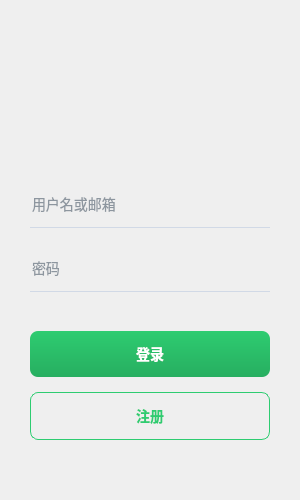
<?xml version="1.0" encoding="UTF-8"?>
<ui version="4.0">
 <class>Login</class>
 <widget class="QWidget" name="Login">
  <property name="geometry">
   <rect>
    <x>0</x>
    <y>0</y>
    <width>300</width>
    <height>500</height>
   </rect>
  </property>
  <property name="minimumSize">
   <size>
    <width>300</width>
    <height>500</height>
   </size>
  </property>
  <property name="maximumSize">
   <size>
    <width>300</width>
    <height>500</height>
   </size>
  </property>
  <property name="windowTitle">
   <string>XingChat - 登录</string>
  </property>
  <property name="styleSheet">
   <string notr="true">Login {
    background: qlineargradient(x1:0, y1:0, x2:0, y2:1, stop:0 #fafbfc, stop:1 #f1f3f6);
}
QLineEdit {
    border: none;
    border-bottom: 1px solid #d1d9e6;
    border-radius: 0px;
    padding: 15px 0px;
    background-color: transparent;
    color: #2c3e50;
    font-size: 14px;
    selection-background-color: #3498db;
}
QLineEdit:focus {
    border-bottom: 2px solid #3498db;
    background-color: transparent;
}
QLineEdit::placeholder {
    color: #95a5a6;
}
QPushButton {
    border-radius: 8px;
    padding: 12px;
    font-weight: 500;
    font-size: 14px;
    border: none;
}
QPushButton#loginButton {
    background: qlineargradient(x1:0, y1:0, x2:0, y2:1, stop:0 #2ecc71, stop:1 #27ae60);
    color: white;
}
QPushButton#loginButton:hover {
    background: qlineargradient(x1:0, y1:0, x2:0, y2:1, stop:0 #27ae60, stop:1 #229954);
}
QPushButton#loginButton:pressed {
    background: qlineargradient(x1:0, y1:0, x2:0, y2:1, stop:0 #229954, stop:1 #1e8449);
}
QPushButton#registerButton {
    background-color: transparent;
    color: #2ecc71;
    border: 1px solid #2ecc71;
}
QPushButton#registerButton:hover {
    background: qlineargradient(x1:0, y1:0, x2:0, y2:1, stop:0 #ecf9f1, stop:1 #dff2e8);
    border: 1px solid #27ae60;
    color: #27ae60;
}
QPushButton#registerButton:pressed {
    background: qlineargradient(x1:0, y1:0, x2:0, y2:1, stop:0 #d1f0db, stop:1 #b8dfc8);
    border: 1px solid #1e8449;
}
QLabel {
    color: #2c3e50;
}</string>
  </property>
  <layout class="QVBoxLayout" name="verticalLayout">
   <property name="leftMargin">
    <number>30</number>
   </property>
   <property name="topMargin">
    <number>20</number>
   </property>
   <property name="rightMargin">
    <number>30</number>
   </property>
   <property name="bottomMargin">
    <number>20</number>
   </property>
   <property name="spacing">
    <number>15</number>
   </property>
   <item alignment="Qt::AlignHCenter">
    <widget class="QLabel" name="logoLabel">
     <property name="minimumSize">
      <size>
       <width>120</width>
       <height>120</height>
      </size>
     </property>
     <property name="maximumSize">
      <size>
       <width>120</width>
       <height>120</height>
      </size>
     </property>
     <property name="pixmap">
      <pixmap>:/resources/wechat.png</pixmap>
     </property>
     <property name="scaledContents">
      <bool>true</bool>
     </property>
     <property name="alignment">
      <set>Qt::AlignCenter</set>
     </property>
    </widget>
   </item>
   <item>
    <spacer name="verticalSpacer_top">
     <property name="orientation">
      <enum>Qt::Vertical</enum>
     </property>
     <property name="sizeHint" stdset="0">
      <size>
       <width>20</width>
       <height>15</height>
      </size>
     </property>
    </spacer>
   </item>
   <item>
    <widget class="QLineEdit" name="usernameInput">
     <property name="minimumSize">
      <size>
       <width>0</width>
       <height>40</height>
      </size>
     </property>
     <property name="placeholderText">
      <string>用户名或邮箱</string>
     </property>
    </widget>
   </item>
   <item>
    <widget class="QLineEdit" name="passwordInput">
     <property name="minimumSize">
      <size>
       <width>0</width>
       <height>40</height>
      </size>
     </property>
     <property name="placeholderText">
      <string>密码</string>
     </property>
     <property name="echoMode">
      <enum>QLineEdit::Password</enum>
     </property>
    </widget>
   </item>
   <item>
    <spacer name="verticalSpacer_mid">
     <property name="orientation">
      <enum>Qt::Vertical</enum>
     </property>
     <property name="sizeHint" stdset="0">
      <size>
       <width>20</width>
       <height>15</height>
      </size>
     </property>
    </spacer>
   </item>
   <item>
    <widget class="QPushButton" name="loginButton">
     <property name="minimumSize">
      <size>
       <width>0</width>
       <height>45</height>
      </size>
     </property>
     <property name="cursor">
      <cursorShape>PointingHandCursor</cursorShape>
     </property>
     <property name="text">
      <string>登录</string>
     </property>
    </widget>
   </item>
   <item>
    <widget class="QPushButton" name="registerButton">
     <property name="minimumSize">
      <size>
       <width>0</width>
       <height>45</height>
      </size>
     </property>
     <property name="cursor">
      <cursorShape>PointingHandCursor</cursorShape>
     </property>
     <property name="text">
      <string>注册</string>
     </property>
    </widget>
   </item>
   <item>
    <spacer name="verticalSpacer">
     <property name="orientation">
      <enum>Qt::Vertical</enum>
     </property>
     <property name="sizeHint" stdset="0">
      <size>
       <width>20</width>
       <height>40</height>
      </size>
     </property>
    </spacer>
   </item>
  </layout>
 </widget>
 <resources/>
 <connections/>
</ui>
